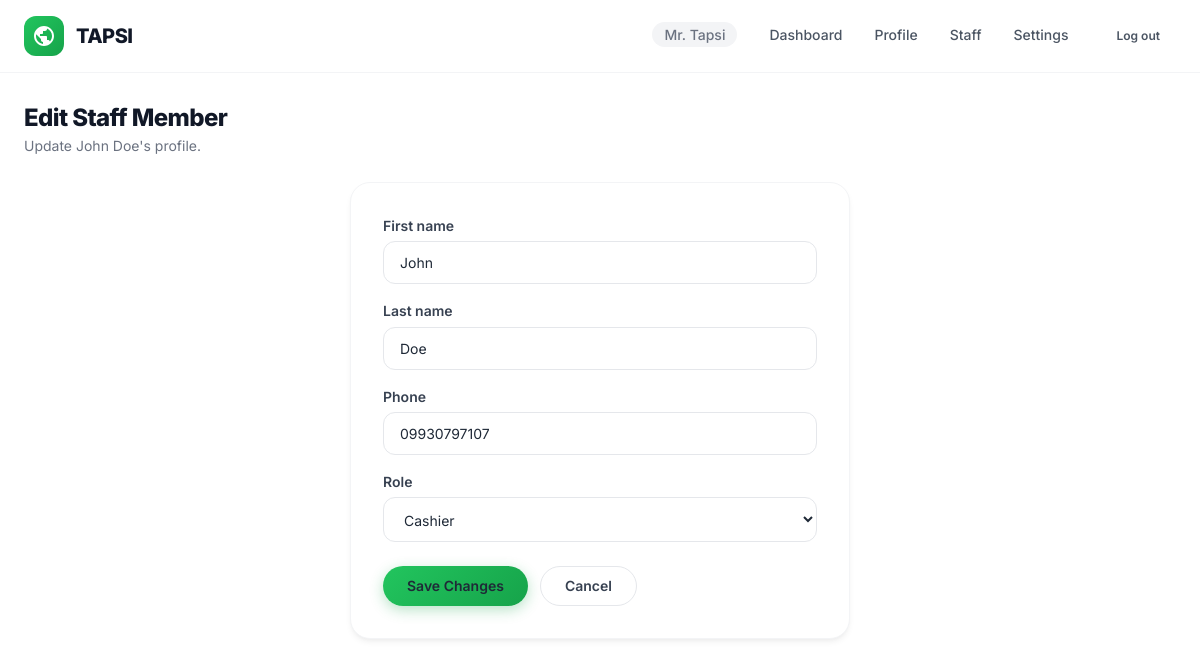
Page /accounts/staff/2/edit/ (signed in) on the committed database.
### accounts/models.py (models this page shows, shortened)
class User(AbstractUser):
    class Role(models.TextChoices):
        OWNER = "OWNER", "Owner"
        MANAGER = "MANAGER", "Manager"
        CASHIER = "CASHIER", "Cashier"
        KITCHEN = "KITCHEN", "Kitchen"
    username = models.CharField(max_length=254, unique=True, editable=False)
    email = models.EmailField(unique=True)
    restaurant = models.ForeignKey(Restaurant, on_delete=models.PROTECT, related_name="users", null=True, blank=True)
    role = models.CharField(max_length=10, choices=Role.choices, default=Role.CASHIER)
    phone = models.CharField(max_length=30, blank=True, validators=[RegexValidator(r"^[0-9+() -]*$", "Enter a valid phone number.")])
    avatar = models.FileField(upload_to="avatars/", blank=True)
    must_change_password = models.BooleanField(default=False)
    failed_login_count = models.PositiveSmallIntegerField(default=0)
    locked_until = models.DateTimeField(null=True, blank=True)
    pending_email = models.EmailField(blank=True)
    is_deleted = models.BooleanField(default=False)
    deleted_at = models.DateTimeField(null=True, blank=True)
    USERNAME_FIELD = "email"
    REQUIRED_FIELDS: list[str] = []
    objects = UserManager()
    class Meta:
        indexes = [
            models.Index(fields=["restaurant", "role"]),
            models.Index(fields=["restaurant", "is_active", "is_deleted"]),
        ]
    @property
    def display_name(self):
        return self.get_full_name() or self.email

class Restaurant(models.Model):
    name = models.CharField(max_length=150)
    address = models.TextField(blank=True)
    contact_number = models.CharField(max_length=30, blank=True)
    tin = models.CharField(max_length=30, blank=True)
    is_vat_registered = models.BooleanField(default=False)
    receipt_footer = models.CharField(max_length=255, blank=True)
    timezone = models.CharField(max_length=50, default="Asia/Manila", editable=False)
    created_at = models.DateTimeField(auto_now_add=True)

### accounts/views.py (the view, shortened to what this page needs)
# urls.py: path("staff/<int:user_id>/edit/", views.staff_edit, name="staff_edit"),
@user_passes_test(can_manage_all_staff)
def staff_edit(request, user_id):
    target_user = get_object_or_404(User, pk=user_id, restaurant=request.user.restaurant, is_deleted=False)
    if target_user.role == User.Role.OWNER and target_user != request.user:
        messages.error(request, "Cannot edit another Owner's account.")
        return redirect("accounts:staff_list")
    form = StaffEditForm(request.POST or None, instance=target_user)
    return render(request, "accounts/staff_edit.html", {"target_user": target_user, "form": form})

### accounts/forms.py (shortened to what this page needs)
class StaffEditForm(StyledFormMixin, forms.ModelForm):
    class Meta:
        model = User
        fields = ("first_name", "last_name", "phone", "role")
    def __init__(self, *args, **kwargs):
        super().__init__(*args, **kwargs)
        self._apply_classes()

### accounts/forms.py (called while the page is built)
    def _apply_classes(self):
        for field in self.fields.values():
            field.widget.attrs.setdefault("class", "input")

### accounts/models.py (called while the page is built)
    def get_queryset(self):
        return super().get_queryset().filter(is_deleted=False)

### accounts/views.py (called while the page is built)
def can_manage_all_staff(user):
    return user.is_authenticated and user.role == User.Role.OWNER

### templates/accounts/staff_edit.html (shortened to what this page needs)
{% extends 'base.html' %}
{% block content %}
<div class="page-heading">
    <div>
        <h1>Edit Staff Member</h1>
        <p style="color: var(--gray-500); font-size: var(--font-size-sm); margin-top: var(--space-1);">Update {{ target_user.display_name }}'s profile.</p>
    </div>
</div>
<div class="form-card" style="max-width: 500px;">
    <form method="post" novalidate>
        {% for field in form %}
        <div class="field">
            <label for="{{ field.id_for_label }}">{{ field.label }}</label>
            {{ field }}
        </div>
        {% endfor %}
        <div style="display: flex; gap: var(--space-3); margin-top: var(--space-6);">
            <button type="submit" class="btn btn-primary">Save Changes</button>
            <a href="{% url 'accounts:staff_list' %}" class="btn btn-secondary">Cancel</a>
        </div>
    </form>
</div>
{% endblock %}

### templates/base.html (shortened to what this page needs)
{% load static %}
<!doctype html>
<html lang="en">
<head>
    <link rel="stylesheet" href="{% static 'css/design/tokens.css' %}">
    <link rel="stylesheet" href="{% static 'css/design/components.css' %}">
    <link rel="stylesheet" href="{% static 'css/app.css' %}">
</head>
<body>
    <header class="navbar">
        <div class="navbar-inner">
            <a class="navbar-logo" href="{% url 'dashboard' %}">
                <div class="navbar-logo-icon">
                </div>
                <span class="navbar-logo-text">TAPSI</span>
            </a>
            {% if user.is_authenticated %}
            <ul class="navbar-links">
                <li><span class="nav-restaurant-name">{{ user.restaurant.name }}</span></li>
                <li><a href="{% url 'dashboard' %}" class="{% if request.resolver_match.url_name == 'dashboard' %}active{% endif %}">Dashboard</a></li>
                <li><a href="{% url 'accounts:profile' %}" class="{% if request.resolver_match.url_name == 'profile' %}active{% endif %}">Profile</a></li>
                {% if user.role == 'OWNER' or user.role == 'MANAGER' %}
                <li><a href="{% url 'accounts:staff_list' %}" class="{% if request.resolver_match.url_name == 'staff_list' or request.resolver_match.url_name == 'create_staff' %}active{% endif %}">Staff</a></li>
                {% endif %}
                {% if user.role == 'OWNER' %}
                <li><a href="{% url 'accounts:restaurant_settings' %}" class="{% if request.resolver_match.url_name == 'restaurant_settings' %}active{% endif %}">Settings</a></li>
                {% endif %}
                <li>
                    <form method="post" action="{% url 'accounts:logout' %}" style="display:inline">
                        <button type="submit" class="btn btn-ghost btn-sm">Log out</button>
                    </form>
                </li>
            </ul>
            {% endif %}
        </div>
    </header>
    <main class="container">
        {% block content %}{% endblock %}
    </main>
</body>
</html>

### static/css/design/tokens.css (style rules this page uses)
:root { --tapsi-50: #f0fdf4; --tapsi-100: #dcfce7; --tapsi-200: #bbf7d0; --tapsi-300: #86efac; --tapsi-400: #4ade80; --tapsi-500: #22c55e; --tapsi-600: #16a34a; --tapsi-700: #15803d; --tapsi-800: #166534; --tapsi-900: #14532d; --gray-50: #f9fafb; --gray-100: #f3f4f6; --gray-200: #e5e7eb; --gray-300: #d1d5db; --gray-400: #9ca3af; --gray-500: #6b7280; --gray-600: #4b5563; --gray-700: #374151; --gray-800: #1f2937; --gray-900: #111827; --color-success: #22c55e; --color-warning: #f59e0b; --color-error: #ef4444; --color-info: #3b82f6; --surface-primary: #ffffff; --surface-secondary: #f9fafb; --surface-tertiary: #f3f4f6; --font-family: 'Inter', system-ui, -apple-system, BlinkMacSystemFont, 'Segoe UI', sans-serif; --font-size-xs: 0.75rem; --font-size-sm: 0.875rem; --font-size-base: 1rem; --font-size-lg: 1.125rem; --font-size-xl: 1.25rem; --font-size-2xl: 1.5rem; --font-size-3xl: 1.875rem; --font-size-4xl: 2.25rem; --font-size-5xl: 3rem; --font-weight-regular: 400; --font-weight-medium: 500; --font-weight-semibold: 600; --font-weight-bold: 700; --font-weight-extrabold:800; --line-height-tight: 1.1; --line-height-snug: 1.3; --line-height-normal: 1.6; --line-height-relaxed:1.75; --letter-spacing-tight: -0.025em; --letter-spacing-normal: 0; --letter-spacing-wide: 0.05em; --space-0: 0; --space-1: 0.25rem; --space-2: 0.5rem; --space-3: 0.75rem; --space-4: 1rem; --space-5: 1.25rem; --space-6: 1.5rem; --space-8: 2rem; --space-10: 2.5rem; --space-12: 3rem; --space-16: 4rem; --space-20: 5rem; --space-24: 6rem; --radius-sm: 6px; --radius-md: 8px; --radius-lg: 12px; --radius-xl: 16px; --radius-2xl: 20px; --radius-full: 9999px; --shadow-xs: 0 1px 2px rgba(0, 0, 0, 0.04); --shadow-sm: 0 1px 3px rgba(0, 0, 0, 0.06), 0 1px 2px rgba(0, 0, 0, 0.04); --shadow-md: 0 4px 6px -1px rgba(0, 0, 0, 0.06), 0 2px 4px -2px rgba(0, 0, 0, 0.04); --shadow-lg: 0 10px 15px -3px rgba(0, 0, 0, 0.07), 0 4px 6px -4px rgba(0, 0, 0, 0.04); --shadow-xl: 0 20px 25px -5px rgba(0, 0, 0, 0.08), 0 8px 10px -6px rgba(0, 0, 0, 0.04); --shadow-2xl: 0 25px 50px -12px rgba(0, 0, 0, 0.15); --shadow-inner: inset 0 2px 4px rgba(0, 0, 0, 0.04); --transition-fast: 150ms ease; --transition-base: 200ms ease; --transition-slow: 300ms ease; --transition-spring: 500ms cubic-bezier(0.34, 1.56, 0.64, 1); --z-dropdown: 10; --z-sticky: 20; --z-overlay: 30; --z-modal: 40; --z-toast: 50; --container-sm: 640px; --container-md: 768px; --container-lg: 1024px; --container-xl: 1200px; --container-2xl: 1400px; }

### static/css/app.css (style rules this page uses)
.container { max-width: var(--container-xl); margin: 0 auto; padding: var(--space-8) var(--space-6); }
.nav-restaurant-name { font-size: var(--font-size-sm); color: var(--gray-500); font-weight: var(--font-weight-medium); padding: var(--space-1) var(--space-3); background: var(--gray-100); border-radius: var(--radius-full); }
.field { display: grid; gap: var(--space-1); margin-bottom: var(--space-4); }
.field label { font-size: var(--font-size-sm); font-weight: var(--font-weight-semibold); color: var(--gray-700); }
.field input, .field select, .field textarea { box-sizing: border-box; width: 100%; border: 1.5px solid var(--gray-200); border-radius: var(--radius-lg); padding: var(--space-3) var(--space-4); font-family: var(--font-family); font-size: var(--font-size-sm); color: var(--gray-800); background: var(--surface-primary); transition: all var(--transition-fast); }
.field input::placeholder { color: var(--gray-400); }
button, .button { font-family: var(--font-family); cursor: pointer; transition: all var(--transition-base); }
.page-heading { display: flex; justify-content: space-between; align-items: center; margin-bottom: var(--space-6); }
.page-heading h1 { font-size: var(--font-size-2xl); font-weight: var(--font-weight-extrabold); color: var(--gray-900); letter-spacing: var(--letter-spacing-tight); line-height: var(--line-height-tight); }
.form-card { background: var(--surface-primary); border: 1px solid var(--gray-100); border-radius: var(--radius-2xl); padding: var(--space-8); max-width: 500px; margin: 0 auto; box-shadow: var(--shadow-md); }

### rows in the picture
User: restaurant.name "Mr. Tapsi"
User: display_name "John Doe", form "John" "Doe" "09930797107" "Cashier"

### other values in the picture
{{ field.label }} "First name" "Last name" "Phone" "Role"
